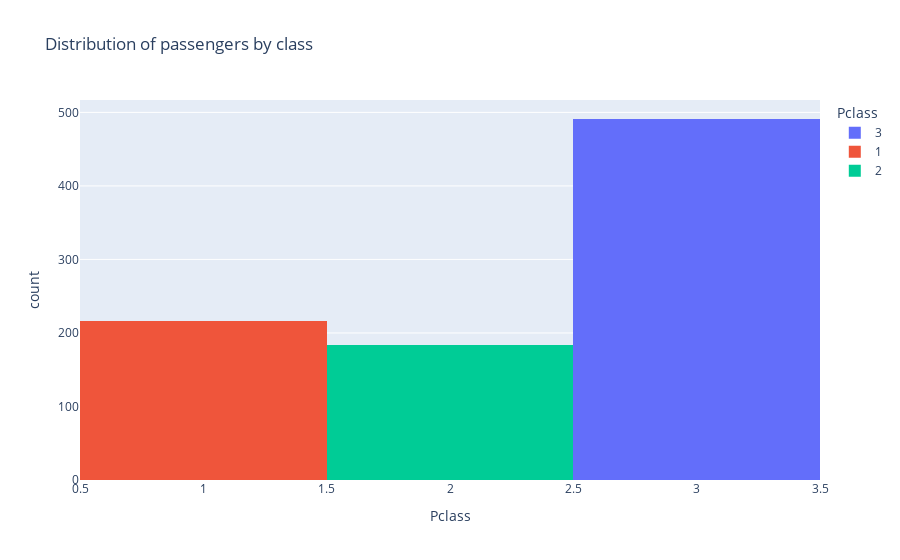

The notebook cell this image was saved under:
### Code cell
#distribution of passengers in each Class
plt=px.histogram(df,x="Pclass",title="Distribution of passengers by class",color="Pclass")
plt.show()

### Figure 1 — Plotly figure (JSON) as saved in the notebook; plotly's stock layout.template omitted (floating-point values rounded to 4 significant figures; data arrays with more than 128 entries replaced by an {"elided": "..."} marker saying what was removed)
{"data": [{"alignmentgroup": "True", "bingroup": "x", "hovertemplate": "Pclass=%{x}<br>count=%{y}<extra></extra>", "legendgroup": "3", "marker": {"color": "#636efa", "pattern": {"shape": ""}}, "name": "3", "offsetgroup": "3", "orientation": "v", "showlegend": true, "type": "histogram", "x": {"elided": "491 int values"}, "xaxis": "x", "yaxis": "y"}, {"alignmentgroup": "True", "bingroup": "x", "hovertemplate": "Pclass=%{x}<br>count=%{y}<extra></extra>", "legendgroup": "1", "marker": {"color": "#EF553B", "pattern": {"shape": ""}}, "name": "1", "offsetgroup": "1", "orientation": "v", "showlegend": true, "type": "histogram", "x": {"elided": "216 int values"}, "xaxis": "x", "yaxis": "y"}, {"alignmentgroup": "True", "bingroup": "x", "hovertemplate": "Pclass=%{x}<br>count=%{y}<extra></extra>", "legendgroup": "2", "marker": {"color": "#00cc96", "pattern": {"shape": ""}}, "name": "2", "offsetgroup": "2", "orientation": "v", "showlegend": true, "type": "histogram", "x": {"elided": "184 int values"}, "xaxis": "x", "yaxis": "y"}], "layout": {"barmode": "relative", "legend": {"title": {"text": "Pclass"}, "tracegroupgap": 0}, "title": {"text": "Distribution of passengers by class"}, "xaxis": {"anchor": "y", "categoryarray": [3, 1, 2], "categoryorder": "array", "domain": [0, 1], "title": {"text": "Pclass"}}, "yaxis": {"anchor": "x", "domain": [0, 1], "title": {"text": "count"}}}}
